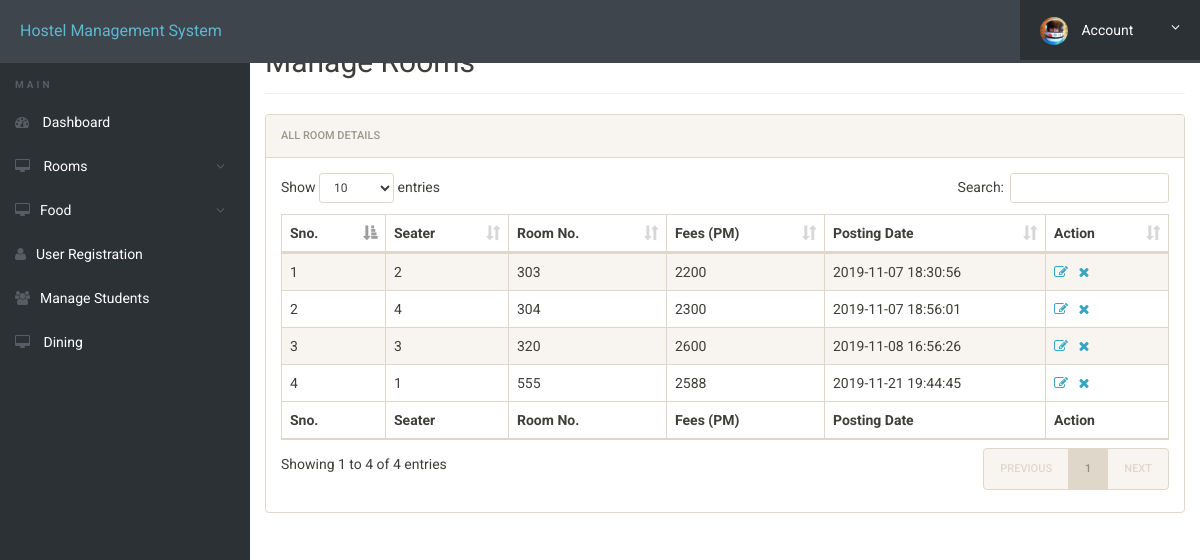
The app's page /admin/manage-rooms.php (signed in) with its own data.
### tables this page shows
CREATE TABLE `rooms` (
  `id` int(11) NOT NULL,
  `seater` int(11) NOT NULL,
  `room_no` int(11) NOT NULL,
  `fees` int(11) NOT NULL,
  `posting_date` timestamp NOT NULL DEFAULT CURRENT_TIMESTAMP
);

### admin/manage-rooms.php (the view, shortened to what this page needs)
<?php
include('includes/config.php');
?>
<!doctype html>
<html lang="en" class="no-js">
<head>
	<link rel="stylesheet" href="css/font-awesome.min.css">
	<link rel="stylesheet" href="css/bootstrap.min.css">
	<link rel="stylesheet" href="css/dataTables.bootstrap.min.css">
	<link rel="stylesheet" href="css/bootstrap-social.css">
	<link rel="stylesheet" href="css/bootstrap-select.css">
	<link rel="stylesheet" href="css/fileinput.min.css">
	<link rel="stylesheet" href="css/awesome-bootstrap-checkbox.css">
	<link rel="stylesheet" href="css/style.css">
</head>
<body>
	<?php include('includes/header.php');?>
	<div class="ts-main-content">
			<?php include('includes/sidebar.php');?>
		<div class="content-wrapper">
			<div class="container-fluid">
				<div class="row">
					<div class="col-md-12">
						<h2 class="page-title">Manage Rooms</h2>
						<div class="panel panel-default">
							<div class="panel-heading">All Room Details</div>
							<div class="panel-body">
								<table id="zctb" class="display table table-striped table-bordered table-hover" cellspacing="0" width="100%">
									<thead>
										<tr>
											<th>Sno.</th>
											<th>Seater</th>
											<th>Room No.</th>
											<th>Fees (PM) </th>
											<th>Posting Date  </th>
											<th>Action</th>
										</tr>
									</thead>
									<tfoot>
										<tr>
											<th>Sno.</th>
											<th>Seater</th>
											<th>Room No.</th>
											<th>Fees (PM) </th>
											<th>Posting Date  </th>
											<th>Action</th>
										</tr>
									</tfoot>
									<tbody>
<?php
$ret="select * from rooms";
$stmt= $mysqli->prepare($ret) ;
$stmt->execute() ;
$res=$stmt->get_result();
$cnt=1;
while($row=$res->fetch_object())
	  {
	  	?>
<tr><td><?php echo $cnt;;?></td>
<td><?php echo $row->seater;?></td>
<td><?php echo $row->room_no;?></td>
<td><?php echo $row->fees;?></td>
<td><?php echo $row->posting_date;?></td>
<td><a href="edit-room.php?id=<?php echo $row->id;?>"><i class="fa fa-edit"></i></a>&nbsp;&nbsp;
<a href="manage-rooms.php?del=<?php echo $row->id;?>" onclick="return confirm("Do you want to delete");"><i class="fa fa-close"></i></a></td>
										</tr>
									<?php
$cnt=$cnt+1;
									 } ?>
									</tbody>
								</table>
							</div>
						</div>
					</div>
				</div>
			</div>
		</div>
	</div>
</body>
</html>

### admin/css/style.css (style rules this page uses)
html { font-size: 14px; }
@media only screen and (min-width: 480px) { html { font-size: 17px; } }
@media only screen and (min-width: 768px) { html { font-size: 14px; } }
body { font-size: 1em; }
a { color: #37a6c4; }
.panel { overflow: hidden; }
.page-title { padding-bottom: 15px; margin-bottom: 20px; border-bottom: 1px solid #f0f0f0; }
.ts-main-content .content-wrapper { padding-top: 15px; margin-top: 10px; }
@media only screen and (min-width: 992px) { .ts-main-content .content-wrapper { margin-left: 250px; } }

### records on screen
rooms: seater "2", room_no "303", fees "2200", posting_date "2019-11-07 18:30:56"
rooms: seater "4", room_no "304", fees "2300", posting_date "2019-11-07 18:56:01"
rooms: seater "3", room_no "320", fees "2600", posting_date "2019-11-08 16:56:26"
rooms: seater "1", room_no "555", fees "2588", posting_date "2019-11-21 19:44:45"
